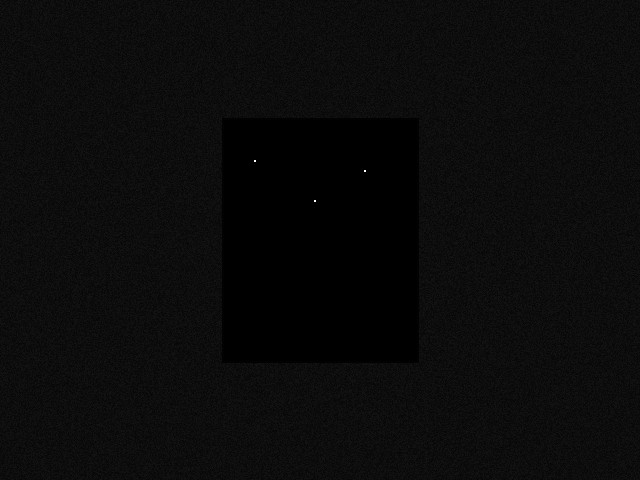
#> input picture test_frames/cal_bright.jpg, 640 x 480 px
$ python -i occhio_bionico.py   (imports and definitions only)
#> lines starting #> are read from the running program, lines starting #| are printed output that depends on the picture; after the words box and inside, x2 and y2 are one past the last pixel; in counts of white or black regions, pixels touching at a corner belong together
"""
occhio_bionico.py — Pipeline visiva adattiva per il programmatore di Arduini.

Funzioni principali:
  calibrate()         → cattura frame con vari parametri camera, trova il migliore
  process(img_path)   → applica pipeline PIL adattiva → ritorna versioni processate + stats
  describe(img_path)  → genera descrizione testuale strutturata (per M40 VisualJudge)
  judge(img_path, task) → chiama M40 VisualJudge con frame processato + descrizione

Usabile:
  - Da tool_agent.py come sostituto di evaluate_visual
  - Standalone via CLI: python agent/occhio_bionico.py <frame.jpg> [task]
  - Da shell: python agent/occhio_bionico.py calibrate
"""

import os
import sys
import json
import subprocess
import tempfile
import time
from pathlib import Path

sys.path.insert(0, str(Path(__file__).parent.parent))

# ── Costanti ─────────────────────────────────────────────────────────────────

RPI_HOST     = "192.168.1.167"
RPI_USER     = "lele"
RPI_PASSWORD = "pippopippo33$$"

CAPTURE_WIDTH  = 640
CAPTURE_HEIGHT = 480
CAPTURE_QUALITY = 85

# Preset camera per diverse condizioni
# ev: esposizione relativa (-2..+2), contrast: 1.0=normale, awbgains: "R,B"
PRESETS = {
    "standard": {
        "ev": -0.5, "contrast": 1.8, "awbgains": "2.2,1.8", "sharpness": 2.0,
        "desc": "Preset di default (luci accese, ambiente normale)"
    },
    "dark": {
        "ev": 0.0,  "contrast": 2.5, "awbgains": "1.8,1.8", "sharpness": 2.5,
        "desc": "Luci spente: più contrasto, EV neutro (OLED è l'unica fonte di luce)"
    },
    "bright": {
        "ev": -1.5, "contrast": 1.5, "awbgains": "2.0,1.6", "sharpness": 1.5,
        "desc": "Luce intensa: EV molto negativo per non sovraesporre l'OLED"
    },
    "oled_only": {
        "ev": -0.5, "contrast": 3.0, "awbgains": "1.5,1.5", "sharpness": 3.0,
        "desc": "Max contrasto per isolare pixel OLED dal rumore"
    },
}

THRESHOLD_OLED = 160   # pixel > threshold → considerato OLED acceso


# ── SSH helper ───────────────────────────────────────────────────────────────

# [68 lines left out: functions _ssh, _scp_from, capture, not called in this run]


# ── Analisi pixel ─────────────────────────────────────────────────────────────

def analyze(img_path: str) -> dict:
    """
    Analisi pixel su un frame. Ritorna dict con statistiche.
    Compatibile con il formato usato in evaluator.py.
    """
#> called with img_path = '../test_frames/cal_bright.jpg'
    try:
        from PIL import Image
        import numpy as np
    except ImportError:
        return {"error": "PIL/numpy non disponibili"}

    img = Image.open(img_path).convert("L")
#> img is the input picture: PIL image 640x480 L; min 0, max 255, mean 11
    arr = np.array(img)
    h, w = arr.shape
#> h = 480; w = 640

    binary = (arr > THRESHOLD_OLED).astype(np.uint8)
#> binary: shape (480, 640); values 0 (black) and 1 (white), 0% white in thin lines or dots, all inside (x1, y1, x2, y2) = (254, 160, 366, 202)
    white_pixels  = int(binary.sum())
#> white_pixels = 12
    total_pixels  = h * w
#> total_pixels = 307200
    white_ratio   = white_pixels / total_pixels
#> white_ratio = 3.91e-05

    # Dove sono i pixel brillanti (bounding box)
    bright_yx = list(zip(*np.where(binary > 0))) if white_pixels > 0 else []
#> bright_yx = [(160, 254), (160, 255), (161, 254), (161, 255), (170, 364), (170, 365), (171, 364), (171, 365), (200, 314), (200, 315), (201, 314), (201, 315)]
    if bright_yx:
        ys = [p[0] for p in bright_yx]
#> ys = [160, 160, 161, 161, 170, 170, 171, 171, 200, 200, 201, 201]
        xs = [p[1] for p in bright_yx]
#> xs = [254, 255, 254, 255, 364, 365, 364, 365, 314, 315, 314, 315]
        bbox = {"x_min": min(xs), "x_max": max(xs), "y_min": min(ys), "y_max": max(ys),
                "w": max(xs)-min(xs), "h": max(ys)-min(ys)}
#> bbox = {'x_min': 254, 'x_max': 365, 'y_min': 160, 'y_max': 201, 'w': 111, 'h': 41}
        # densità nella bounding box
        zone = arr[bbox["y_min"]:bbox["y_max"]+1, bbox["x_min"]:bbox["x_max"]+1]
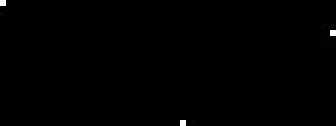
#> zone: shape (42, 112) (shown 3 times larger); min 0, max 255, mean 0.7
        bbox["density"] = round(float((zone > THRESHOLD_OLED).mean()), 4)
    else:
        bbox = None

    # Blob detection semplice (scan per righe)
    blobs = []
    for y in range(0, h, 3):
        row = binary[y]
        in_blob, bstart = False, 0
        for x in range(w):
            if row[x] and not in_blob:
                in_blob, bstart = True, x
            elif not row[x] and in_blob:
                in_blob = False
                if x - bstart >= 2:
                    blobs.append({"x": bstart, "y": y, "w": x - bstart})
        if in_blob and w - bstart >= 2:
            blobs.append({"x": bstart, "y": y, "w": w - bstart})
#> after the loop, blobs = 2 items

    small  = [b for b in blobs if b["w"] <= 10]
#> small = 2 items
    medium = [b for b in blobs if 10 < b["w"] <= 35]
#> medium = []
    large  = [b for b in blobs if b["w"] > 35]
#> large = []

    return {
        "img_path":    img_path,
        "img_size":    (w, h),
        "white_pixels": white_pixels,
        "white_ratio":  round(white_ratio, 4),
        "bbox":         bbox,
        "blobs_small":  len(small),
        "blobs_medium": len(medium),
        "blobs_large":  len(large),
        "blobs_total":  len(blobs),
        "mean_brightness": round(float(arr.mean()), 1),
        "max_brightness":  int(arr.max()),
        "threshold":    THRESHOLD_OLED,
    }


# ── Processamento immagine ────────────────────────────────────────────────────

def process(img_path: str, out_dir: str = None) -> dict:
    """
    Applica pipeline adattiva PIL → ritorna dict con path delle versioni processate.

    Versioni generate:
      "original"  → crop centrale 70% (riduce bordi webcam)
      "threshold" → bianco/nero con soglia adattiva
      "contrast"  → contrasto estremo per evidenziare pixel OLED
      "edge"      → edge detection (Laplacian)

    Usa il preset automaticamente basato sulle stats dell'immagine originale.
    """
    try:
        from PIL import Image, ImageEnhance, ImageFilter, ImageOps
    except ImportError:
        return {"error": "PIL non disponibile"}

    stats = analyze(img_path)
#> stats = 12 items
    if "error" in stats:
        return stats

    # Scegli threshold adattivo
    mean_br = stats["mean_brightness"]
#> mean_br = 11
    if mean_br < 5:
        # Stanza buia: soglia più bassa per catturare anche pixel semi-brillanti
        thresh_val = 120
        contrast_boost = 4.0
    elif mean_br < 20:
        thresh_val = 140
        contrast_boost = 3.0
    else:
        # Ambiente illuminato
        thresh_val = 160
        contrast_boost = 2.0

    if out_dir is None:
        out_dir = tempfile.mkdtemp(prefix="ob_proc_")
    os.makedirs(out_dir, exist_ok=True)

    base = Path(img_path).stem
    result = {"out_dir": out_dir, "stats": stats, "thresh_val": thresh_val}

    img = Image.open(img_path).convert("RGB")
#> img: PIL image 640x480 RGB
    w, h = img.size
#> w = 640; h = 480

    # 1. Crop centrale 70%
    mx, my = int(w * 0.15), int(h * 0.15)
#> mx = 96; my = 72
    crop = img.crop((mx, my, w - mx, h - my))
    crop2x = crop.resize((crop.width * 2, crop.height * 2), Image.LANCZOS)
    p = os.path.join(out_dir, f"{base}_crop.jpg")
    crop2x.save(p, quality=90)
    result["original"] = p

    # 2. Threshold B&W adattivo
    gray = crop.convert("L")
    # Boost contrasto prima del threshold
    gray_e = ImageEnhance.Contrast(gray).enhance(contrast_boost)
    bw = gray_e.point(lambda px: 255 if px > thresh_val else 0, "L")
#> bw: PIL image 448x336 L; 0.01% white in thin lines or dots, all inside (x1, y1, x2, y2) = (158, 88, 270, 130)
    bw2x = bw.resize((bw.width * 2, bw.height * 2), Image.NEAREST)
#> bw2x: PIL image 896x672 L; 0.01% white; 3 white regions (3 under 20 px)
    p = os.path.join(out_dir, f"{base}_threshold.jpg")
    bw2x.save(p, quality=95)
    result["threshold"] = p

    # 3. Contrasto estremo (grayscale)
    gray_max = ImageEnhance.Contrast(gray).enhance(contrast_boost * 1.5)
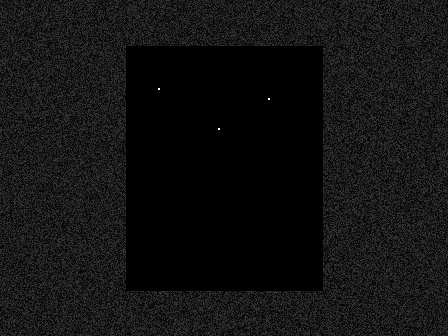
#> gray_max: PIL image 448x336 L; min 0, max 255, mean 18.2
    sharp = ImageEnhance.Sharpness(gray_max).enhance(3.0)
    sharp2x = sharp.resize((sharp.width * 2, sharp.height * 2), Image.LANCZOS)
    p = os.path.join(out_dir, f"{base}_contrast.jpg")
    sharp2x.save(p, quality=90)
    result["contrast"] = p

    # 4. Edge detection
    edges = gray.filter(ImageFilter.FIND_EDGES)
    edges_e = ImageEnhance.Contrast(edges).enhance(3.0)
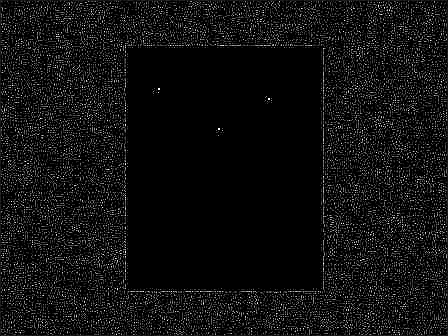
#> edges_e: PIL image 448x336 L; min 0, max 255, mean 17.1
    edges2x = edges_e.resize((edges_e.width * 2, edges_e.height * 2), Image.LANCZOS)
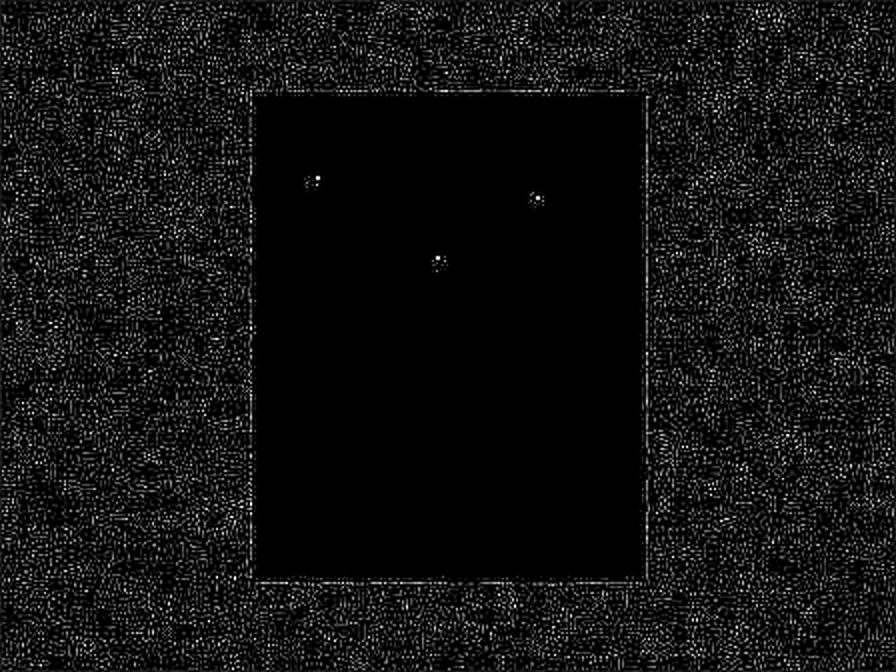
#> edges2x: PIL image 896x672 L; min 0, max 255, mean 19.1
    p = os.path.join(out_dir, f"{base}_edges.jpg")
    edges2x.save(p, quality=90)
    result["edge"] = p

    return result


# ── Descrizione testuale ──────────────────────────────────────────────────────

# [129 lines left out: functions describe, calibrate, not called in this run]


# ── CLI ───────────────────────────────────────────────────────────────────────

# [66 lines not run here, left out]

>>> result = process('../test_frames/cal_bright.jpg')
#> result = 7 items
